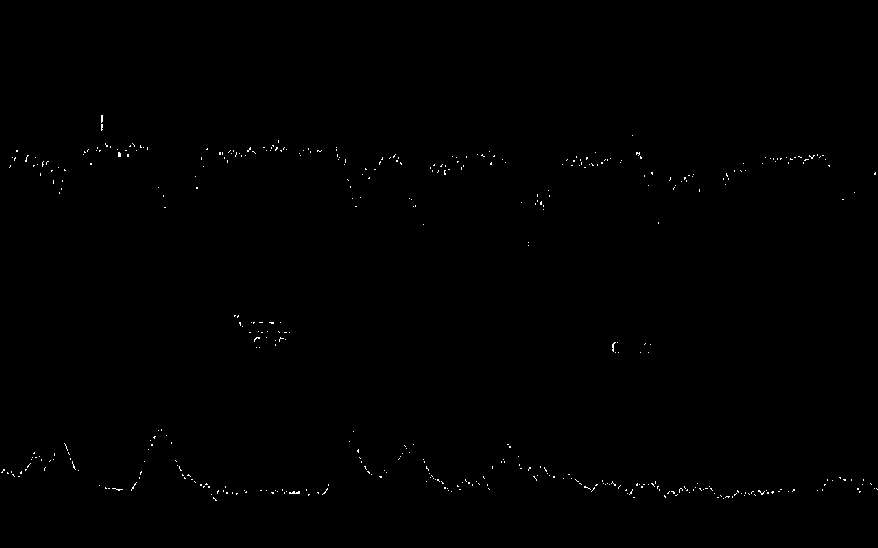
#> input picture nnunet_ctg_output.png, 878 x 548 px
$ python vectorize_to_csv.py
#> lines starting #> are read from the running program, lines starting #| are printed output that depends on the picture; after the words box and inside, x2 and y2 are one past the last pixel; in counts of white or black regions, pixels touching at a corner belong together
import os
import cv2
import numpy as np
import pandas as pd
import matplotlib.pyplot as plt
import warnings


warnings.filterwarnings("ignore", category=RuntimeWarning)

def get_clean_line_median(zone_column, max_line_thickness=14):
    """
    Анализирует вертикальный столбец пикселей в зоне.
    Извлекает чистый массив индексов и находит самую длинную группу.
    """
    y_indices = np.where(zone_column > 127)[0]

    if y_indices.size == 0:
        return None

    split_indices = np.where(np.diff(y_indices) > 1)[0] + 1
    groups = np.split(y_indices, split_indices)

    largest_group = max(groups, key=len)

    if len(largest_group) > max_line_thickness:
        return None

    return np.median(largest_group)

def main():
    mask_path = "nnunet_ctg_output.png"
    output_csv = "raw_signal.csv"

    mask = cv2.imread(mask_path, cv2.IMREAD_GRAYSCALE)
#> mask: shape (548, 878); 0.27% white in thin lines or dots, all inside (x1, y1, x2, y2) = (1, 115, 878, 501)
    if mask is None:
        print("Ошибка: файл nnunet_ctg_output.png не найден.")
        return

    height, width = mask.shape
#> height = 548; width = 878
    mid_y = height // 2
#> mid_y = 274

    mask_thick = cv2.dilate(mask, cv2.getStructuringElement(cv2.MORPH_RECT, (1, 2)), iterations=1)
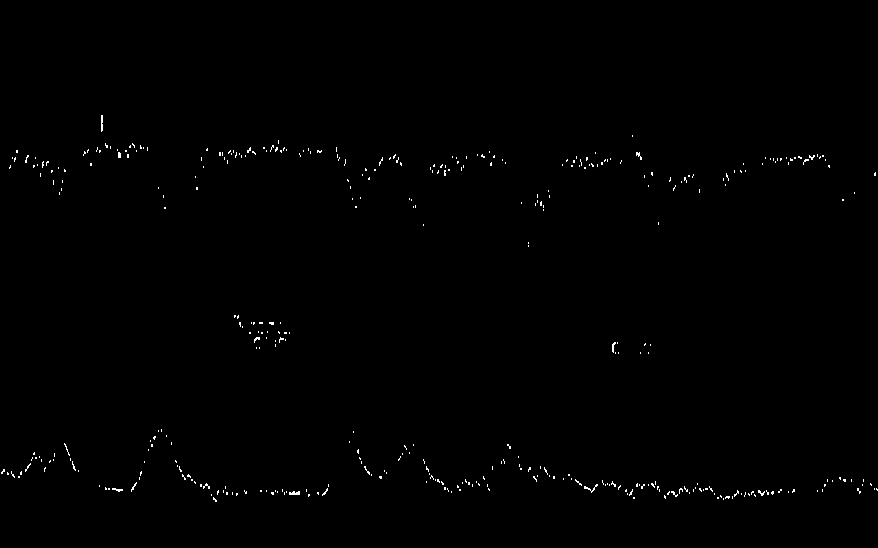
#> mask_thick: shape (548, 878); 0.44% white in thin lines or dots, all inside (x1, y1, x2, y2) = (1, 115, 878, 502)
    mask_thick[310:450, 220:310] = 0

    fhr_zone = mask_thick[0:mid_y, :]
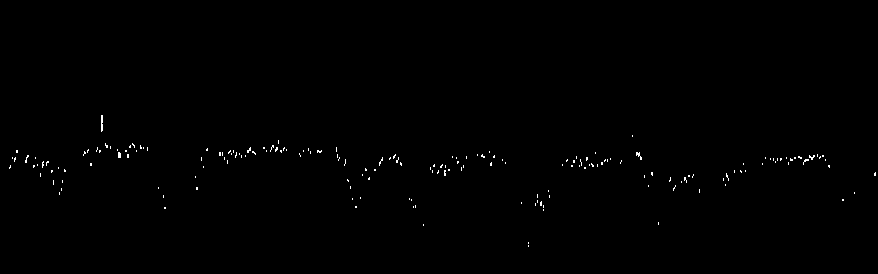
#> fhr_zone: shape (274, 878); 0.37% white in thin lines or dots, all inside (x1, y1, x2, y2) = (9, 115, 876, 247)
    toco_zone = mask_thick[mid_y:height, :]
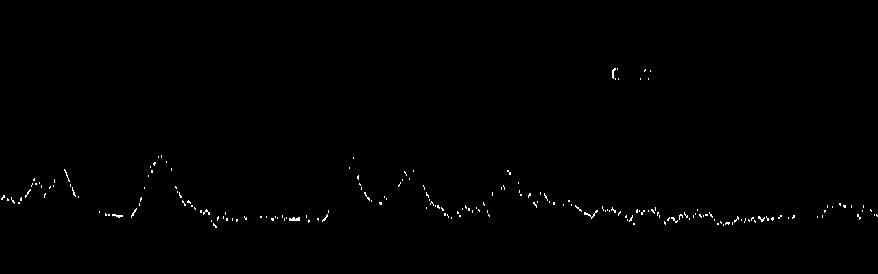
#> toco_zone: shape (274, 878); 0.46% white in thin lines or dots, all inside (x1, y1, x2, y2) = (1, 68, 878, 228)

    fhr_values = []
    toco_values = []
    timestamps = []

    for x in range(width):
        timestamps.append(x)

        y_fhr = get_clean_line_median(fhr_zone[:, x], max_line_thickness=14)
        if y_fhr is not None:
            fhr_values.append(float(y_fhr))
        else:
            fhr_values.append(None)

        y_toco = np.where(toco_zone[:, x] > 127)[0]
        if y_toco.size > 0:
            absolute_y = float(mid_y + np.median(y_toco))
            toco_values.append(absolute_y)
        else:
            toco_values.append(None)
#> this loop made 878 passes
#> (largest_group in get_clean_line_median, y_fhr, y_toco, absolute_y) on passes 13, 15, 26, 27, 28, 29, 34, 35, 36, 54: ([157, 158], 157.5, [200, 201], 474.5), ([158, 159, 160, 161], 159.5, [202, 203], 476.5), ([160, 161, 162], 161, [195, 196, 197], 470), ([157, 158, 159, 160, 161, 162], 159.5, [195, 196], 469.5), ([155, 156, 157], 156, [192, 193, 194], 467), ([155, 156], 155.5, [191, 192, 193], 466), ([165, 166, 167], 166, [179, 180], 453.5), ([165, 166], 165.5, [178, 179, 180], 453), ([157, 158], 157.5, [183, 184], 457.5), ([180, 181, 182, 183, 184], 182, [185, 186], 459.5)
#> (y_toco, absolute_y) on passes 2, 3, 4, 5, 8, 9: ([198, 199], 472.5), ([197, 198, 199], 472), ([195, 196, 197], 470), ([195, 196, 197], 470), ([198, 199, 200], 473), ([199, 200], 473.5)
#> after the loop, fhr_values = 878 items; timestamps = 878 values from 0 to 877; toco_values = 878 items

    df = pd.DataFrame({'fhr_pixel': fhr_values, 'toco_pixel': toco_values})
#> df = table of 878 rows and 2 columns

    fhr_nan_mask = df['fhr_pixel'].isna()
    toco_nan_mask = df['toco_pixel'].isna()

    df['fhr_clean'] = df['fhr_pixel'].interpolate(method='pchip').bfill().ffill()
    df['toco_clean'] = df['toco_pixel'].interpolate(method='pchip').bfill().ffill()

    fhr_base_pixel = np.median(df['fhr_clean'])
#> fhr_base_pixel = 163.3
    df['FHR_BPM'] = 140.0 - ((df['fhr_clean'] - fhr_base_pixel) * 0.75)

    toco_base_pixel = np.percentile(df['toco_clean'], 95)
#> toco_base_pixel = 494.5
    df['TOCO_PERCENT'] = ((toco_base_pixel - df['toco_clean']) / 170.0) * 100.0
    df['TOCO_PERCENT'] = df['TOCO_PERCENT'] + 5.0

    for i in range(1, len(df)-1):
        if abs(df.loc[i, 'TOCO_PERCENT'] - df.loc[i-1, 'TOCO_PERCENT']) > 35:
            df.loc[i, 'TOCO_PERCENT'] = df.loc[i-1, 'TOCO_PERCENT']

    np.random.seed(42)

    fhr_noise = np.random.uniform(-1.5, 1.5, size=len(df))
#> fhr_noise = 878 values, max 1.5 at index 531, min -1.49 at index 821, mean -0.0147
    df.loc[fhr_nan_mask, 'FHR_BPM'] += fhr_noise[fhr_nan_mask]

    toco_noise = np.random.uniform(-0.8, 0.8, size=len(df))
#> toco_noise = 878 values, max 0.799 at index 586, min -0.792 at index 548, mean 0.00093
    df.loc[toco_nan_mask, 'TOCO_PERCENT'] += toco_noise[toco_nan_mask]

    df['FHR_BPM'] = df['FHR_BPM'].clip(60, 200).round(1)
    df['TOCO_PERCENT'] = df['TOCO_PERCENT'].clip(0, 100).round(1)

    df['timestamp_pixel'] = timestamps
    df[['timestamp_pixel', 'FHR_BPM', 'TOCO_PERCENT']].to_csv(output_csv, index=False)

    fig, (ax1, ax2) = plt.subplots(2, 1, figsize=(15, 8), sharex=True)
    fig.suptitle("Цифровой профиль кардиотокографии (КТГ)", fontsize=14, fontweight='bold', y=0.95)

    ax1.axhspan(110, 160, color='pink', alpha=0.15, label='Норма ЧСС (110-160 BPM)')
    ax1.plot(df['timestamp_pixel'], df['FHR_BPM'], color='crimson', linewidth=0.9, label='ЧСС плода')
    ax1.set_ylabel("Частота (ударов в минуту / BPM)", fontsize=10)
    ax1.set_ylim(50, 190)
    ax1.set_yticks(range(60, 191, 20))
    ax1.grid(True, which='both', linestyle=':', color='gray', alpha=0.5)
    ax1.legend(loc='upper right', frameon=True, facecolor='white', edgecolor='none')

    ax2.plot(df['timestamp_pixel'], df['TOCO_PERCENT'], color='darkgreen', linewidth=1.4, label='Тонус матки')
    ax2.set_xlabel("Время / Координата X (пиксели)", fontsize=10)
    ax2.set_ylabel("Сокращения матки (%)", fontsize=10)
    ax2.set_ylim(-5, 105)
    ax2.set_yticks(range(0, 101, 20))
    ax2.grid(True, which='both', linestyle=':', color='gray', alpha=0.5)
    ax2.legend(loc='upper right', frameon=True, facecolor='white', edgecolor='none')

    plt.subplots_adjust(hspace=0.15)
    plt.savefig("final_ctg_signal.png", dpi=300, bbox_inches='tight')
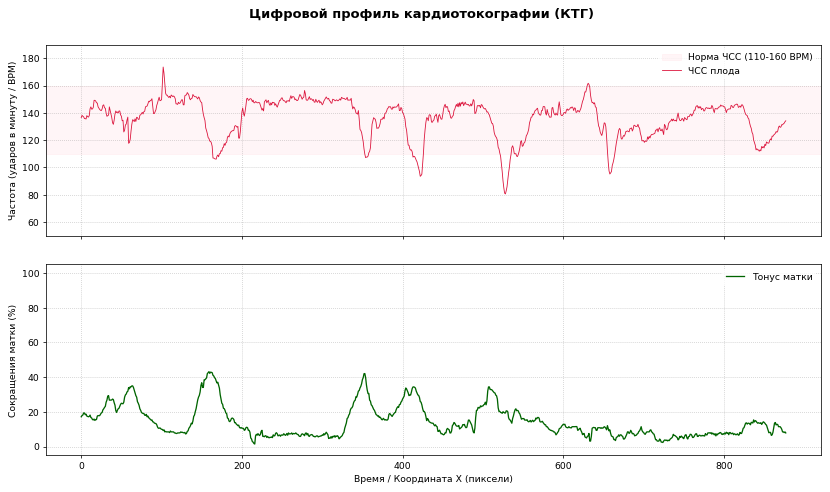
#> figure drawn by matplotlib, 2 panels; panel 2: curve peaks at x = 159, y = 43.2

if __name__ == "__main__":
    main()
